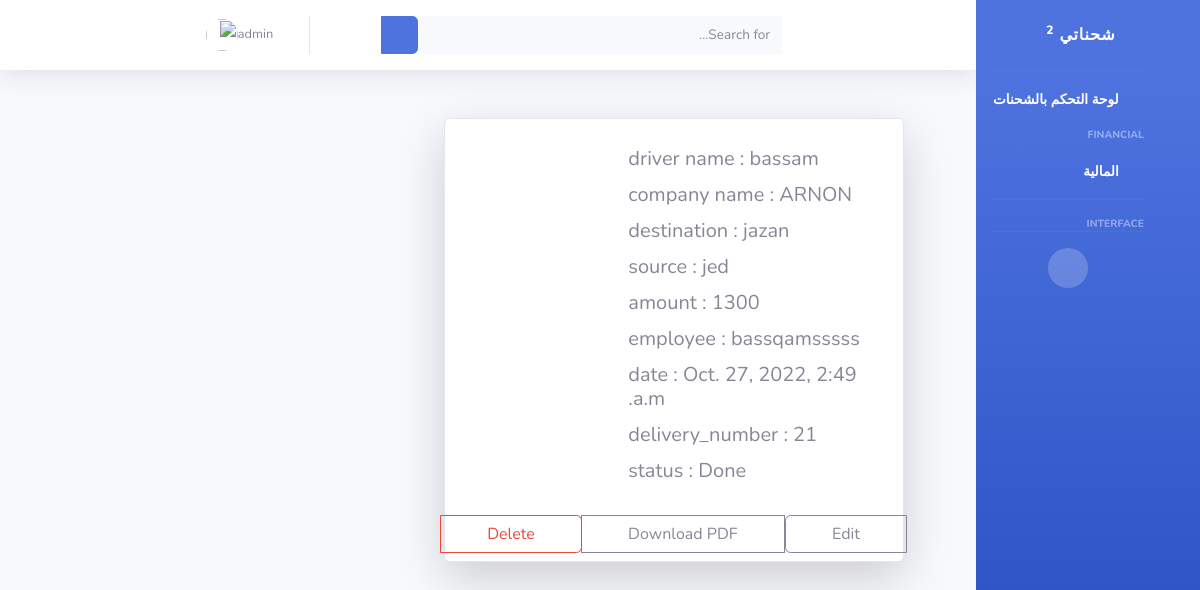
The app's page /shipments/details/2 (signed in) with its own data.
### shipments/models.py (models this page shows, shortened)
class ShipmentModel(models.Model):
    Shipment_id = models.BigAutoField(primary_key=True)
    driver = models.ForeignKey(DriverModel, on_delete=models.CASCADE)
    company = models.ForeignKey(CompanyModel, on_delete=models.CASCADE, null=True)
    destination =  models.CharField(max_length=225,  help_text=' الوجهة')
    source =  models.CharField(max_length=225,  default='' , help_text=' المصدر')
    amount =  models.CharField(max_length=225,  help_text=' الاجرة')
    employee =  models.ForeignKey(User, on_delete=models.CASCADE)
    date = models.DateTimeField(default=timezone.now)
    updated_at = models.DateTimeField(auto_now=True)
    delivery_number = models.IntegerField()
    SHIPPING = 'Shipping'
    DELIVERY = 'Delivery'
    PAYTRIP = 'Pay_trip'
    DONE = 'Done'
    shipment_status =[
        (SHIPPING, 'Shipping'),
        (DELIVERY,'Delivery'),
        (PAYTRIP, 'Pay_trip'),
        (DONE,'Done'),
    ]
    status = models.CharField(max_length=10, default=SHIPPING, help_text='حالة الشحنة')

### drivers/models.py (models this page shows)
class DriverModel(models.Model):
    driver_id = models.BigAutoField(primary_key=True)
    driver_name = models.CharField(max_length=225,  help_text='اسم السائق')
    Saudi_Arabia = 'Saudi'
    YEMEN = 'Yemeni'
    Syria = 'Syrian'
    Egypt = 'Egypt'
    Afghanistan = 'Afghanistan'
    Pakistan = 'Pakistani'
    Jordan = 'Jordanian'
    India = 'Indian'
    Other = 'other'
    countrys = [
        (Saudi_Arabia, 'Saudi'),
        (YEMEN, 'Yemeni'),
        (Syria, 'Syrian'),
        (Egypt, 'Egypt'),
        (Afghanistan, 'Afghanistan'),
        (Pakistan, 'Pakistani'),
        (Jordan, 'Jordanian'),
        (India, 'Indian'),
        (Other, 'other')
    ]
    driver_nationality = models.CharField(
        max_length=20, choices=countrys, default=Other,  help_text='جنسية السائق')
    driver_phone_number = models.CharField(
        max_length=16, help_text='رقم هاتف السائق ')
    Identification_Number = models.CharField(
        max_length=10,  help_text='رقم الهوية/الاقامة')
    truck_plate_number = models.CharField(
        max_length=8,  help_text='رقم لوحة الشاحنة')
    Truck_Reefers = 'Truck_Reefers'
    Truck_Flatbed  = 'Truck_Flatbed'
    Truck_high_sides = 'Truck_high_sides'
    Truck_Curtainsider = 'Truck_Curtainsider'
    lory_Flatbed= 'lory_Flatbed'
    lory_Reefers= 'lory_Reefers'
    dinah_Flatbed= 'dinah_Flatbed'
    dinah_Reefers= 'dinah_Reefers'
    Vehicle = [
        (Truck_Reefers, 'Truck_Reefers'),
        (Truck_Flatbed, 'Truck_Flatbed'),
        (Truck_high_sides, 'Truck_high_sides'),
        (Truck_Curtainsider, 'Truck_Curtainsider'),
        (lory_Flatbed, 'lory_Flatbed'),
        (lory_Reefers, 'lory_Reefers'),
        (dinah_Flatbed, 'dinah_Flatbed'),
        (dinah_Reefers, 'dinah_Reefers'),
    ]
    Vehicle_Type = models.CharField( choices=Vehicle, default=Truck_Flatbed,
        max_length=30, help_text='نوع السيارة(سطحة - جوانب) ....')
    Sequence_Number = models.CharField(
        max_length=30, help_text='الرقم التسلسلي من الاستمارة')
    Owner_car_id_number = models.CharField(
        max_length=10,  help_text='رقم هوية مالك السيارة')
    Identification_photo = models.ImageField(
        upload_to='driver/', null=True, help_text='صورة الهوية/الاقامة ')
    def __str__(self):
        return self.driver_name

### companies/models.py (models this page shows)
class CompanyModel(models.Model):
    company_name = models.CharField(max_length=225,  help_text='اسم الشركة')
    company_id = models.BigAutoField(primary_key=True)
    company_city = models.CharField(max_length=225,  default='Dammam',help_text='مقر الشركة')
    charging_area = models.CharField( max_length=225, default='Jeddah', help_text='منطقة الشحن ')
    def __str__(self):
        return self.company_name

### shipments/views.py (the view)
# urls.py: path('shipments/details/<int:pk>',shipments_details, name='shipments_details' ),
def shipments_details(request, pk):
    shipment = get_object_or_404(ShipmentModel ,pk=pk)
    return render(request, 'shipments/shipments-details.html',{'shipment':shipment})

### Shuhnaty/templates/shipments/shipments-details.html
{% extends 'base.html'  %}
{% block content %}
{% if user.is_authenticated %}
    <div class="card  m-5 shadow-lg p-2 bg-body rounded" style="max-width: 460px;">
        <div class="row g-0">
            <div class="col-md-8">
                <div class="card-body">
                    <h5 class="card-title">driver name  : {{ shipment.driver }}</h5>
                    <h5 class="card-title">company name  : {{ shipment.company }}</h5>
                    <h5 class="card-title">destination  : {{ shipment.destination }}</h5>
                    <h5 class="card-title">source  : {{ shipment.source }}</h5>
                    <h5 class="card-title">amount  : {{ shipment.amount }}</h5>
                    <h5 class="card-title">employee  : {{ shipment.employee }}</h5>
                    <h5 class="card-title">date  : {{ shipment.date }}</h5>
                    <h5 class="card-title">delivery_number  : {{ shipment.delivery_number}}</h5>
                    <h5 class="card-title">status  : {{ shipment.status }}</h5>
                </div>
            </div>
            <div class="btn-group" role="group" aria-label="Basic outlined example">
                <a class="btn btn-outline-secondary" href="{% url 'shipments_edit' shipment.pk %}">Edit</a>
                <a class="btn btn-outline-secondary" href="#">Download PDF</a>
                <a class="btn btn-outline-danger" href="{% url 'shipments_delete' shipment.pk %}">Delete</a>
            </div>
        </div>
    </div>
{% endif %}
{% endblock %}

### Shuhnaty/templates/base.html (shortened to what this page needs)
{% load static %}
<!DOCTYPE html>
<html dir="rtl" lang="ar" >
<head>
    <link href="{% static 'vendor/fontawesome-free/css/all.min.css' %}" rel="stylesheet" type="text/css">
    <link href="{% static 'vendor/bootstrap-rtl.css' %}" rel="stylesheet" type="text/css">
    <link href="https://cdn.jsdelivr.net/npm/bootstrap@5.2.2/dist/css/bootstrap.min.css" rel="stylesheet">
    <link href="{% static 'css/sb-admin-2.min.css' %}" rel="stylesheet">
    <link href="{% static 'style.css' %}" rel="stylesheet">
    <link href="{% static 'vendor/datatables/dataTables.bootstrap4.min.css' %}" rel="stylesheet">
</head>
<body id="page-top" >
    <div id="wrapper">
        {% if user.is_authenticated %}
        <ul class="navbar-nav bg-gradient-primary sidebar sidebar-dark accordion " id="accordionSidebar">
            <a class="sidebar-brand d-flex align-items-center justify-content-center " href="{% url 'index' %}">
                <div class="sidebar-brand-text mx-3 ">شحناتي <sup>2</sup></div>
                <div class="sidebar-brand-icon rotate-n-15">
                    <i class="fas fa-laugh-wink"></i>
                </div>
            </a>
            <hr class="sidebar-divider my-0">
            <li class="nav-item active">
                <a class="nav-link text-right" href="{% url 'shipments_list'%}">
                    <i class="fas fa-fw fa-tachometer-alt"></i>
                    <span> لوحة التحكم بالشحنات</span></a>
            </li>
            <div class="sidebar-heading text-right">
                Financial
            </div>
            <li class="nav-item active">
                <a class="nav-link text-right" href="{% url 'dashboard_financial' %}">
                    <i class="fas fa-fw fa-tachometer-alt"></i>
                    <span> المالية</span></a>
            </li>
            <hr class="sidebar-divider">
            <div class="sidebar-heading text-right">
                Interface
            </div>
            <hr class="sidebar-divider d-none d-md-block">
            <div class="text-center d-none d-md-inline">
                <button class="rounded-circle border-0" id="sidebarToggle"></button>
            </div>
        </ul>
        {% endif %}
        <div id="content-wrapper" class="d-flex flex-column">
            <div id="content">
                {% if user.is_authenticated %}
                <nav class="navbar navbar-expand navbar-light bg-white topbar mb-4 static-top shadow">
                    <form
                        class="d-none d-sm-inline-block form-inline mr-auto ml-md-3 my-2 my-md-0 mw-100 navbar-search">
                        <div class="input-group">
                            <input type="text" class="form-control bg-light border-0 small" placeholder="Search for..."
                                aria-label="Search" aria-describedby="basic-addon2">
                            <div class="input-group-append">
                                <button class="btn btn-primary" type="button">
                                    <i class="fas fa-search fa-sm"></i>
                                </button>
                            </div>
                        </div>
                    </form>
                    <ul class="navbar-nav ml-auto">
                        <li class="nav-item dropdown no-arrow">
                            <a class="nav-link dropdown-toggle" href="#" id="userDropdown" role="button"
                                data-toggle="dropdown" aria-haspopup="true" aria-expanded="false">
                                <span class="mr-2 d-none d-lg-inline text-gray-600 small">{{ user }}</span>
                                <img class="img-profile rounded-circle" src="{% static 'img/undraw_profile.svg' %}">
                            </a>
                        </li>
                    </ul>
                </nav>
                {% endif %}
                <div class="container-fluid">
                    {% block content %}
                    {% endblock %}
                </div>
            </div>
        </div>
    </div>
</body>
</html>

### records on screen
ShipmentModel: driver "bassam", company "ARNON", destination "jazan", source "jed", amount "1300", employee "bassqamsssss", date "Oct. 27, 2022, 2:49 a.m.", delivery_number "21", status "Done"

### other values on screen
{{ user }} "admin"
